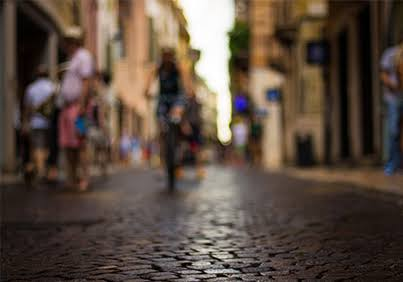
#> input picture 3.Hafta/input.jpg, 403 x 282 px, found by its file name
$ python task7_canny.py   (older library calls are emulated)
#> lines starting #> are read from the running program, lines starting #| are printed output that depends on the picture
import cv2
import time
import numpy as np

img = cv2.imread("input.jpg", cv2.IMREAD_GRAYSCALE)
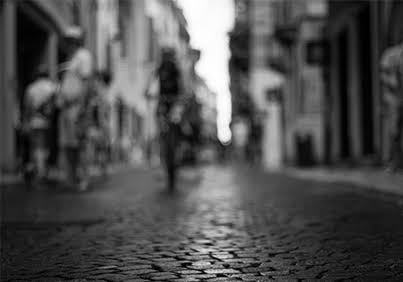
#> img: shape (282, 403); min 0, max 255, mean 78.5
if img is None:
    raise FileNotFoundError("input.jpg bulunamadı!")

# 1. Canny Süre Ölçümü
t0 = time.perf_counter()
canny_edges = cv2.Canny(img, threshold1=80, threshold2=180)
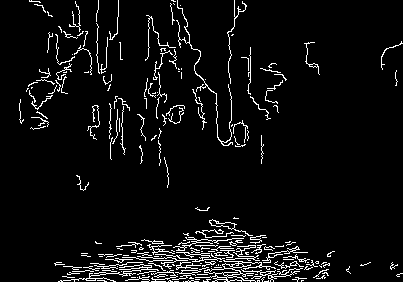
#> canny_edges: shape (282, 403); 5.6% white in thin lines or dots
t_canny = (time.perf_counter() - t0) * 1000

# 2. Sobel Süre Ölçümü (Kıyaslama)
t1 = time.perf_counter()
gx = cv2.Sobel(img, cv2.CV_64F, 1, 0, ksize=3)
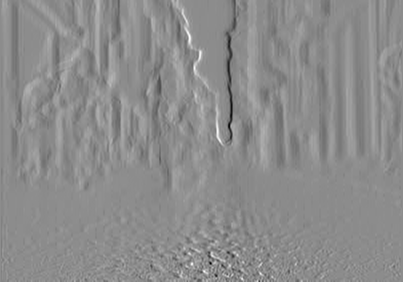
#> gx: shape (282, 403) float64; min -659, max 538, mean -0.2; drawn with min black and max white
gy = cv2.Sobel(img, cv2.CV_64F, 0, 1, ksize=3)
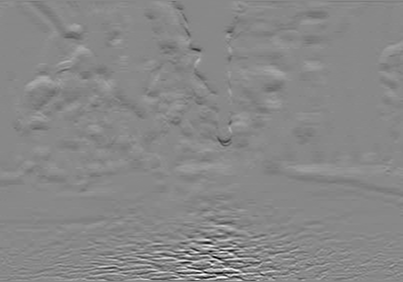
#> gy: shape (282, 403) float64; min -798, max 694, mean -1.6; drawn with min black and max white
_ = np.sqrt(gx**2 + gy**2)
t_sobel = (time.perf_counter() - t1) * 1000

cv2.imwrite("cikti_task7_canny.jpg", canny_edges)
print("Task 7 tamamlandı: 'cikti_task7_canny.jpg' kaydedildi.")
print(f"-> Canny Calisma Suresi: {t_canny:.3f} ms")
print(f"-> Sobel Calisma Suresi: {t_sobel:.3f} ms")
